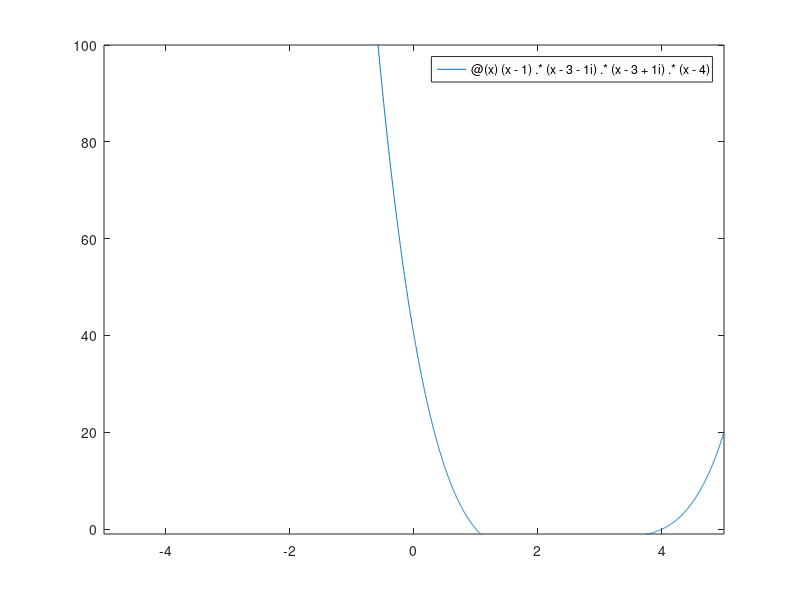

The MATLAB source for this figure: (Note: this script raises an error after producing the figure.)
f=@(x) (x-1).*(x-3-1i).*(x-3+1i).*(x-4);
fplot(f);
ylim([-1 100])
refline(0,0)

%%
x1=1;
x2=3;

x3=2;
x4=4;

p1=poly([x1 x2 x3 x4]);
p2=poly([x1 x4]);

%fplot(@(x) (x-x1).*(x-x2));
hold on

fplot(@(x) polyval(p1,x));
fplot(@(x) polyval(p2,x));
fplot(@(x) polyval(p1,x)+polyval(p2,x));
ylim([-5 5])
refline(0,0)


a=(x2+x3)/2; b=(x3-x2)/2*sqrt(sign(x3-x2));
x2=a+b;
x3=a-b;

p3=poly([x1 x2 x3 x4])

fplot(@(x) polyval(p3,x));
ylim([-4 4])
refline(0,0)
hold off

%% check what the different quartic coefficients do
q4=1;
q3=1;
q2=1;
q1=1;
q0=1;
hold on;
for q3=1:4
    f=@(x) q4*x.^4+q3*x.^3+q2*x.^2+q1*x+q0;
    fplot(f,'color','k');
end


%%
fsurf(@(x,y) x.*y,'ShowContours','on')

fsurf(@(x,y) x.^2-y.^2.*sign(y),'ShowContours','on')

fsurf(@(x,y) (x+y).^2-(x-y).^2.*sign(x-y),'ShowContours','on')

%% implicit function for the intersection of two quadratic domains
quad1.q2=[1 1; 1 1];
quad1.q1=[-1;0];
quad1.q0=-1;

quad2.q2=[1 -1; -1 1];
quad2.q1=[1;0];
quad2.q0=-1;

f1=quad2fun(quad1);
fimplicit(f1)
f2=quad2fun(quad2);
f=@(x,y) min(f1(x,y),f2(x,y));

fimplicit(f)
